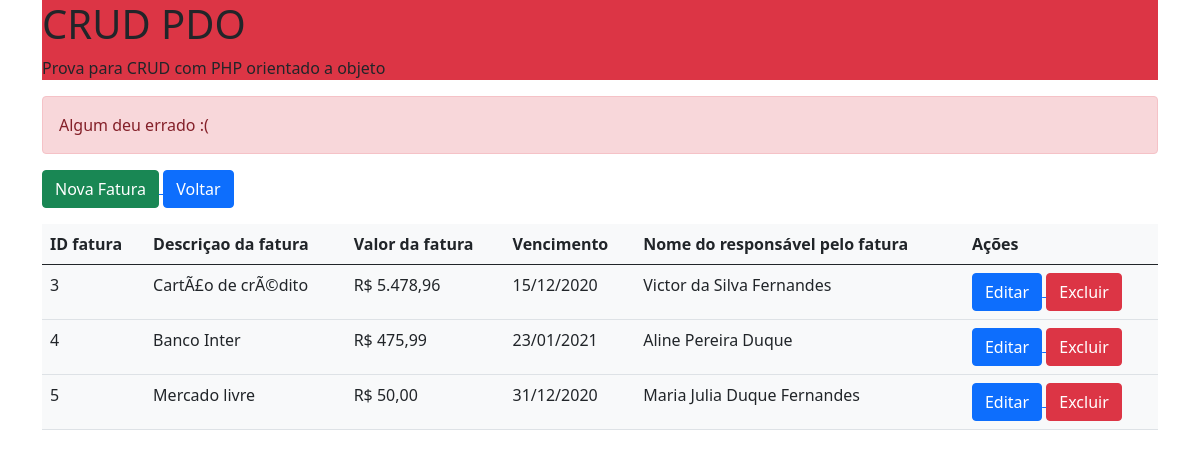
/faturas.php?status=error, run on the app's committed database.
### tables this page shows
CREATE TABLE `faturas` (
  `id` int(11) NOT NULL,
  `valor_fatura` varchar(255) NOT NULL,
  `vencimento` varchar(255) NOT NULL,
  `descricao_fatura` varchar(255) NOT NULL,
  `cliente_id` int(11) NOT NULL
);

CREATE TABLE `cliente` (
  `id` int(11) NOT NULL,
  `nome` text NOT NULL,
  `idade` text NOT NULL,
  `cpf` varchar(255) NOT NULL,
  `data_cadastro` timestamp NOT NULL DEFAULT current_timestamp() ON UPDATE current_timestamp(),
  `faturas_id` varchar(255) NOT NULL
);

### faturas.php (called while the page is built, shortened)
<?php
$faturas = Fatura::getFaturas();
include __DIR__.'/includes/header.php';
include __DIR__.'/includes/listagemFaturas.php';
include __DIR__.'/includes/footer.php';

### app/Db/Database.php (called while the page is built, shortened)
<?php
class Database{
    private $table;
    private $connection;
    public function __construct($table = null){
        $this->table = $table;
    }
    private function setConnection(){
        try{
            $this->connection = new PDO('mysql:host='.self::HOST.';dbname='.self::NAME,self::USER,self::PASS);
            $this->connection->setAttribute(PDO::ATTR_ERRMODE,PDO::ERRMODE_EXCEPTION);
        }catch(PDOException $e){
            die('ERROR: ' . $e->getMessage());
        }
    }
    public function execute($query, $params = []){
        try{
            $statement = $this->connection->prepare($query);
            $statement->execute($params);
            return $statement;
        }catch(PDOException $e){
            die('ERROR: ' . $e->getMessage());
        }
    }
    public function selectFaturasComCliente($where,$order,$limit){
        $query = 'SELECT faturas.id, descricao_fatura, valor_fatura, vencimento, cliente.nome FROM '.$this->table.'
        INNER JOIN cliente ON cliente.id = faturas.cliente_id';
        return $this->execute($query);;
    }
}

### app/Entity/Fatura.php (called while the page is built, shortened)
<?php
class Fatura{
    public static function getFaturas($where = null, $order = null, $limit = null){
        return (new Database('faturas'))->selectFaturasComCliente($where,$order,$limit)
                                        ->fetchAll(PDO::FETCH_CLASS,self::class);
    }
}

### includes/listagemFaturas.php (the view, shortened to what this page needs)
<?php
    $mensagem = '';
    if(isset($_GET['status'])){
        switch ($_GET['status']) {
            case 'error':
                $mensagem = '<div class="alert alert-danger">Algum deu errado :(</div>';
             break;
        }
    }
    $resultados = '';
    foreach($faturas as $faturas){
        $resultados .= '<tr>
                            <td>'.$faturas->id.'</td>
                            <td>'.$faturas->descricao_fatura.'</td>
                            <td> R$ '.$faturas->valor_fatura.'</td>
                            <td>'.$faturas->vencimento.'</td>
                            <td>'.$faturas->nome.'</td>
                            <td>
                                <a href="editarFatura.php?id='.$faturas->id.'">
                                    <button type="button" class="btn btn-primary">Editar</button>
                                </a>
                                <a href="excluirFatura.php?id='.$faturas->id.'">
                                    <button type="button" class="btn btn-danger">Excluir</button>
                                </a>
                            </td>
                        </tr>';
    }
    $resultados = strlen($resultados) ? $resultados : '<tr>
                                                            <td colspan="6" class="text-center">
                                                                Nenhuma fatura cadastrado
                                                            </td>
                                                        </tr>';
?>
<main>
    <?=$mensagem?>
    <section>
        <a href="cadastrarFatura.php">
            <button class="btn btn-success">Nova Fatura</button>
        </a>
        <a href="home.php">
            <button class="btn btn-primary">Voltar</button>
        </a>
    </section>
    <section>
        <table class="table bg-light mt-3">
            <thead>
                <tr>
                    <th>ID fatura</th>
                    <th>Descriçao da fatura</th>
                    <th>Valor da fatura</th>
                    <th>Vencimento</th>
                    <th>Nome do responsável pelo fatura</th>
                    <th>Ações</th>
                </tr>
            </thead>
            <tbody>
                <?=$resultados?>
            </tbody>
        </table>
    </section>
</main>

### includes/header.php (shortened to what this page needs)
<!doctype html>
<html lang="en">
  <head>
    <link href="https://cdn.jsdelivr.net/npm/bootstrap@5.0.0-beta1/dist/css/bootstrap.min.css" rel="stylesheet">
    <link href="https://cdn.jsdelivr.net/npm/select2@4.1.0-beta.1/dist/css/select2.min.css" rel="stylesheet" />
  </head>
  <body>
    <div class="container">
        <div class="jumbotron bg-danger">
            <h1> CRUD PDO</h1>
            <p> Prova para CRUD com PHP orientado a objeto</p>
        </div>

### includes/footer.php (shortened to what this page needs)
    </div>
  </body>
</html>

### data on the page
faturas: id "3", descricao_fatura "CartÃ£o de crÃ©dito", valor_fatura "5.478,96", vencimento "15/12/2020", cliente.nome "Victor da Silva Fernandes"
faturas: id "4", descricao_fatura "Banco Inter", valor_fatura "475,99", vencimento "23/01/2021", cliente.nome "Aline Pereira Duque"
faturas: id "5", descricao_fatura "Mercado livre", valor_fatura "50,00", vencimento "31/12/2020", cliente.nome "Maria Julia Duque Fernandes"
